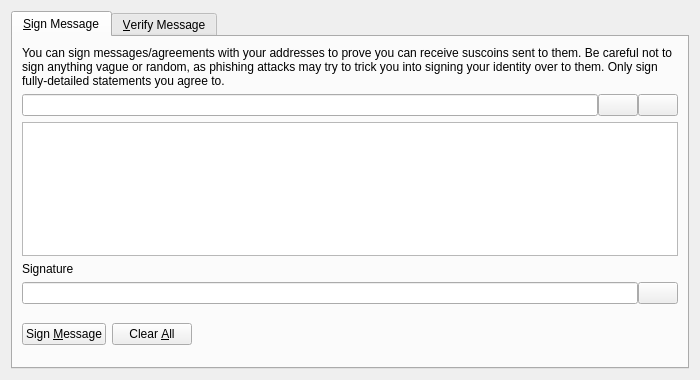
<?xml version="1.0" encoding="UTF-8"?>
<ui version="4.0">
 <class>SignVerifyMessageDialog</class>
 <widget class="QDialog" name="SignVerifyMessageDialog">
  <property name="geometry">
   <rect>
    <x>0</x>
    <y>0</y>
    <width>700</width>
    <height>380</height>
   </rect>
  </property>
  <property name="windowTitle">
   <string>Signatures - Sign / Verify a Message</string>
  </property>
  <property name="modal">
   <bool>true</bool>
  </property>
  <layout class="QVBoxLayout" name="verticalLayout">
   <item>
    <widget class="QTabWidget" name="tabWidget">
     <property name="currentIndex">
      <number>0</number>
     </property>
     <widget class="QWidget" name="tabSignMessage">
      <attribute name="title">
       <string>&amp;Sign Message</string>
      </attribute>
      <layout class="QVBoxLayout" name="verticalLayout_SM">
       <item>
        <widget class="QLabel" name="infoLabel_SM">
         <property name="text">
          <string>You can sign messages/agreements with your addresses to prove you can receive suscoins sent to them. Be careful not to sign anything vague or random, as phishing attacks may try to trick you into signing your identity over to them. Only sign fully-detailed statements you agree to.</string>
         </property>
         <property name="textFormat">
          <enum>Qt::PlainText</enum>
         </property>
         <property name="wordWrap">
          <bool>true</bool>
         </property>
        </widget>
       </item>
       <item>
        <layout class="QHBoxLayout" name="horizontalLayout_1_SM">
         <property name="spacing">
          <number>0</number>
         </property>
         <item>
          <widget class="QValidatedLineEdit" name="addressIn_SM">
           <property name="toolTip">
            <string>The Suscoin address to sign the message with</string>
           </property>
          </widget>
         </item>
         <item>
          <widget class="QPushButton" name="addressBookButton_SM">
           <property name="toolTip">
            <string>Choose previously used address</string>
           </property>
           <property name="text">
            <string/>
           </property>
           <property name="icon">
            <iconset resource="../bitcoin.qrc">
             <normaloff>:/icons/address-book</normaloff>:/icons/address-book</iconset>
           </property>
           <property name="shortcut">
            <string>Alt+A</string>
           </property>
           <property name="autoDefault">
            <bool>false</bool>
           </property>
          </widget>
         </item>
         <item>
          <widget class="QPushButton" name="pasteButton_SM">
           <property name="toolTip">
            <string>Paste address from clipboard</string>
           </property>
           <property name="text">
            <string/>
           </property>
           <property name="icon">
            <iconset resource="../bitcoin.qrc">
             <normaloff>:/icons/editpaste</normaloff>:/icons/editpaste</iconset>
           </property>
           <property name="shortcut">
            <string>Alt+P</string>
           </property>
           <property name="autoDefault">
            <bool>false</bool>
           </property>
          </widget>
         </item>
        </layout>
       </item>
       <item>
        <widget class="QPlainTextEdit" name="messageIn_SM">
         <property name="toolTip">
          <string>Enter the message you want to sign here</string>
         </property>
        </widget>
       </item>
       <item>
        <widget class="QLabel" name="signatureLabel_SM">
         <property name="text">
          <string>Signature</string>
         </property>
         <property name="textFormat">
          <enum>Qt::PlainText</enum>
         </property>
        </widget>
       </item>
       <item>
        <layout class="QHBoxLayout" name="horizontalLayout_2_SM">
         <property name="spacing">
          <number>0</number>
         </property>
         <item>
          <widget class="QLineEdit" name="signatureOut_SM">
           <property name="font">
            <font>
             <italic>true</italic>
            </font>
           </property>
           <property name="readOnly">
            <bool>true</bool>
           </property>
          </widget>
         </item>
         <item>
          <widget class="QPushButton" name="copySignatureButton_SM">
           <property name="toolTip">
            <string>Copy the current signature to the system clipboard</string>
           </property>
           <property name="text">
            <string/>
           </property>
           <property name="icon">
            <iconset resource="../bitcoin.qrc">
             <normaloff>:/icons/editcopy</normaloff>:/icons/editcopy</iconset>
           </property>
           <property name="autoDefault">
            <bool>false</bool>
           </property>
          </widget>
         </item>
        </layout>
       </item>
       <item>
        <layout class="QHBoxLayout" name="horizontalLayout_3_SM">
         <item>
          <widget class="QPushButton" name="signMessageButton_SM">
           <property name="toolTip">
            <string>Sign the message to prove you own this Suscoin address</string>
           </property>
           <property name="text">
            <string>Sign &amp;Message</string>
           </property>
           <property name="icon">
            <iconset resource="../bitcoin.qrc">
             <normaloff>:/icons/edit</normaloff>:/icons/edit</iconset>
           </property>
           <property name="autoDefault">
            <bool>false</bool>
           </property>
          </widget>
         </item>
         <item>
          <widget class="QPushButton" name="clearButton_SM">
           <property name="toolTip">
            <string>Reset all sign message fields</string>
           </property>
           <property name="text">
            <string>Clear &amp;All</string>
           </property>
           <property name="icon">
            <iconset resource="../bitcoin.qrc">
             <normaloff>:/icons/remove</normaloff>:/icons/remove</iconset>
           </property>
           <property name="autoDefault">
            <bool>false</bool>
           </property>
          </widget>
         </item>
         <item>
          <spacer name="horizontalSpacer_1_SM">
           <property name="orientation">
            <enum>Qt::Horizontal</enum>
           </property>
           <property name="sizeHint" stdset="0">
            <size>
             <width>40</width>
             <height>48</height>
            </size>
           </property>
          </spacer>
         </item>
         <item>
          <widget class="QLabel" name="statusLabel_SM">
           <property name="font">
            <font>
             <weight>75</weight>
             <bold>true</bold>
            </font>
           </property>
           <property name="text">
            <string/>
           </property>
           <property name="wordWrap">
            <bool>true</bool>
           </property>
          </widget>
         </item>
         <item>
          <spacer name="horizontalSpacer_2_SM">
           <property name="orientation">
            <enum>Qt::Horizontal</enum>
           </property>
           <property name="sizeHint" stdset="0">
            <size>
             <width>40</width>
             <height>48</height>
            </size>
           </property>
          </spacer>
         </item>
        </layout>
       </item>
      </layout>
     </widget>
     <widget class="QWidget" name="tabVerifyMessage">
      <attribute name="title">
       <string>&amp;Verify Message</string>
      </attribute>
      <layout class="QVBoxLayout" name="verticalLayout_VM">
       <item>
        <widget class="QLabel" name="infoLabel_VM">
         <property name="text">
          <string>Enter the receiver's address, message (ensure you copy line breaks, spaces, tabs, etc. exactly) and signature below to verify the message. Be careful not to read more into the signature than what is in the signed message itself, to avoid being tricked by a man-in-the-middle attack. Note that this only proves the signing party receives with the address, it cannot prove sendership of any transaction!</string>
         </property>
         <property name="textFormat">
          <enum>Qt::PlainText</enum>
         </property>
         <property name="alignment">
          <set>Qt::AlignLeading|Qt::AlignLeft|Qt::AlignTop</set>
         </property>
         <property name="wordWrap">
          <bool>true</bool>
         </property>
        </widget>
       </item>
       <item>
        <layout class="QHBoxLayout" name="horizontalLayout_1_VM">
         <property name="spacing">
          <number>0</number>
         </property>
         <item>
          <widget class="QValidatedLineEdit" name="addressIn_VM">
           <property name="toolTip">
            <string>The Suscoin address the message was signed with</string>
           </property>
          </widget>
         </item>
         <item>
          <widget class="QPushButton" name="addressBookButton_VM">
           <property name="toolTip">
            <string>Choose previously used address</string>
           </property>
           <property name="text">
            <string/>
           </property>
           <property name="icon">
            <iconset resource="../bitcoin.qrc">
             <normaloff>:/icons/address-book</normaloff>:/icons/address-book</iconset>
           </property>
           <property name="shortcut">
            <string>Alt+A</string>
           </property>
           <property name="autoDefault">
            <bool>false</bool>
           </property>
          </widget>
         </item>
        </layout>
       </item>
       <item>
        <widget class="QPlainTextEdit" name="messageIn_VM"/>
       </item>
       <item>
        <widget class="QValidatedLineEdit" name="signatureIn_VM"/>
       </item>
       <item>
        <layout class="QHBoxLayout" name="horizontalLayout_2_VM">
         <item>
          <widget class="QPushButton" name="verifyMessageButton_VM">
           <property name="toolTip">
            <string>Verify the message to ensure it was signed with the specified Suscoin address</string>
           </property>
           <property name="text">
            <string>Verify &amp;Message</string>
           </property>
           <property name="icon">
            <iconset resource="../bitcoin.qrc">
             <normaloff>:/icons/transaction_0</normaloff>:/icons/transaction_0</iconset>
           </property>
           <property name="autoDefault">
            <bool>false</bool>
           </property>
          </widget>
         </item>
         <item>
          <widget class="QPushButton" name="clearButton_VM">
           <property name="toolTip">
            <string>Reset all verify message fields</string>
           </property>
           <property name="text">
            <string>Clear &amp;All</string>
           </property>
           <property name="icon">
            <iconset resource="../bitcoin.qrc">
             <normaloff>:/icons/remove</normaloff>:/icons/remove</iconset>
           </property>
           <property name="autoDefault">
            <bool>false</bool>
           </property>
          </widget>
         </item>
         <item>
          <spacer name="horizontalSpacer_1_VM">
           <property name="orientation">
            <enum>Qt::Horizontal</enum>
           </property>
           <property name="sizeHint" stdset="0">
            <size>
             <width>40</width>
             <height>48</height>
            </size>
           </property>
          </spacer>
         </item>
         <item>
          <widget class="QLabel" name="statusLabel_VM">
           <property name="font">
            <font>
             <weight>75</weight>
             <bold>true</bold>
            </font>
           </property>
           <property name="text">
            <string/>
           </property>
           <property name="wordWrap">
            <bool>true</bool>
           </property>
          </widget>
         </item>
         <item>
          <spacer name="horizontalSpacer_2_VM">
           <property name="orientation">
            <enum>Qt::Horizontal</enum>
           </property>
           <property name="sizeHint" stdset="0">
            <size>
             <width>40</width>
             <height>48</height>
            </size>
           </property>
          </spacer>
         </item>
        </layout>
       </item>
      </layout>
     </widget>
    </widget>
   </item>
  </layout>
 </widget>
 <customwidgets>
  <customwidget>
   <class>QValidatedLineEdit</class>
   <extends>QLineEdit</extends>
   <header>qt/qvalidatedlineedit.h</header>
  </customwidget>
 </customwidgets>
 <resources>
  <include location="../bitcoin.qrc"/>
 </resources>
 <connections/>
</ui>
